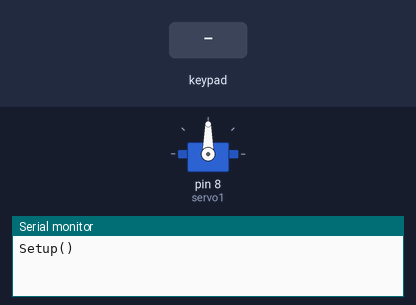
This sketch was run on a simulated Arduino Uno, built with avr-gcc and run on an emulated ATmega328P. On the bench: servo, the last lines printed to the serial monitor. The test bench sets the inputs (shaded band).

Above: at 1.2 s.
1.3 s: key '#' pressed
At 2.4 s:
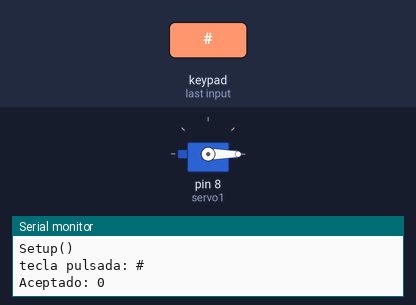
2.8 s: keypad keys 2 5 # pressed 0.4 s apart
At 4.2 s:
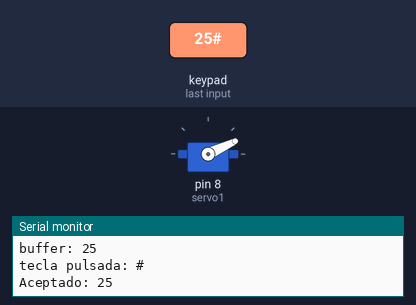
Timing chart, 0 to 5.8 s (numbered marks = the images above; inputs shaded):
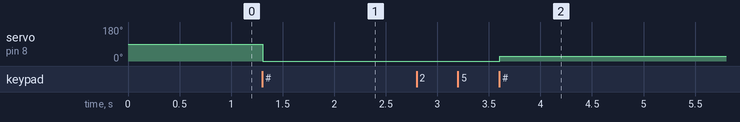

The sketch:

Guion-8.ino
```cpp
#include <Keypad.h>
#include <Servo.h>

Servo servo1;

const byte nfilas = 4;
const byte ncolumnas = 4;
char teclas[nfilas][ncolumnas] = {
 {'1','2','3','A'},
 {'4','5','6','B'},
 {'7','8','9','C'},
 {'*','0','#','D'}
};

byte pfilas[nfilas] = {2,3,4,5};  // Filas
byte pcolumnas[ncolumnas] = {A0,A1,A2,A3}; //Columnas
Keypad teclado = Keypad( makeKeymap(teclas), pfilas, pcolumnas, nfilas, ncolumnas );

String bufferLectura = "";

void setup() {
  // put your setup code here, to run once:
  Serial.begin (9600);
  servo1.attach(8);
  Serial.println("Setup()");

}

void loop() {
  // put your main code here, to run repeatedly:
  char tecla = teclado.getKey();
  if (tecla != '\0'){
    Serial.println("tecla pulsada: "+String(tecla));

        if ( tecla != '#'){
          bufferLectura = bufferLectura + tecla;
          Serial.println("buffer: "+bufferLectura);
        } else { // es # transformamos a entero
          int valorNumerico = bufferLectura.toInt();
          Serial.println("Aceptado: "+String(valorNumerico));
          servo1.write(valorNumerico);
          bufferLectura = ""; // reinicio
        }
  }

}
```

Measured:
- after the input at 1.3 s, servo on pin 8 (servo1): 90° → 0° at once
- after the input at 2.8 s, servo on pin 8 (servo1): 0° → 25° after 0.81 s
